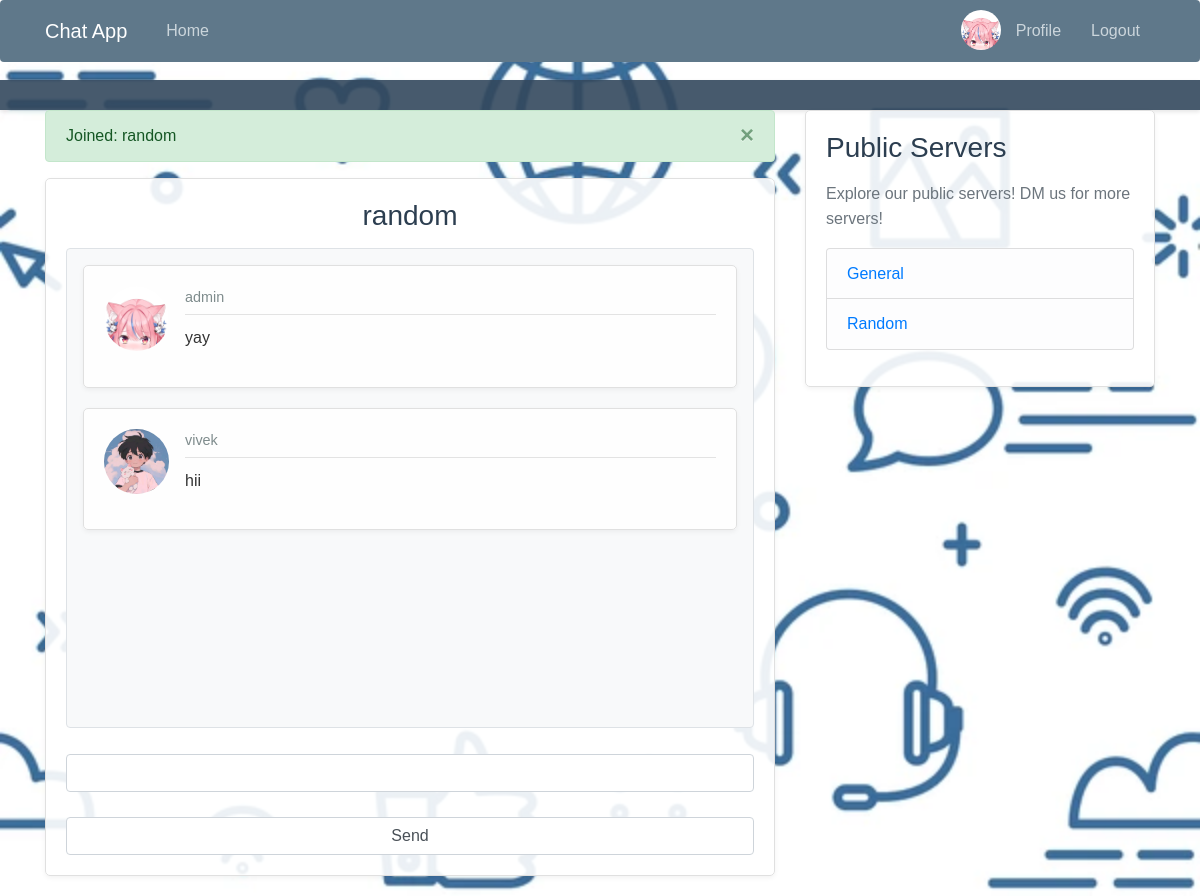
The app's page /random/ (signed in) with its own data.
### users/models.py (models this page shows, shortened)
class Profile(models.Model):
    user = models.OneToOneField(User, on_delete=models.CASCADE)
    image = models.ImageField(default="default.jpg", upload_to='profile_pics')

### chat/models.py (models this page shows, shortened)
class Message(models.Model):
    username = models.CharField(max_length=50)
    room = models.CharField(max_length=50)
    message_content = models.TextField()
    date_added = models.DateTimeField(auto_now_add=True)
    profile_pic = models.ImageField()
    class Meta:
        ordering = ('date_added', )

class Room(models.Model):
    name = models.CharField(max_length=50)
    slug = models.CharField(max_length=50, unique=True)

### chat/views.py (the view)
# urls.py: path('<str:room_name>/', chat_views.chat_room, name='chat-room'),
@login_required
def chat_room(request, room_name):
    db_messages = Message.objects.filter(room=room_name)[:]
    messages.success(request, f"Joined: {room_name}")
    return render(request, 'chat/chatroom.html', {
        'room_name': room_name,
        'title': room_name,
        'db_messages': db_messages,
    })

### chat/context_processors.py (called while the page is built)
def public_rooms(request):
    rooms = Room.objects.all()
    return {'rooms': rooms}

### chat/templates/chat/chatroom.html (shortened to what this page needs)
{% extends "chat/base.html" %} {% load crispy_forms_tags %} {% block content %}
<div class="content-section">
    <h3 class="text-center">{{room_name}}</h3>
    <div id="chat-log-container"
        class="container bg-light p-3 rounded-sm border rounded overflow-auto"
        style="height: 480px; overflow-y:auto">
        <div id="chat-log">
            {% if db_messages %}
            {% for m in db_messages %}
            <div class="media content-section">
                <img class="rounded-circle article-img" src="{{m.profile_pic}}" />
                <div class="media-body">
                    <div class="article-metadata">
                        <span class="mr-2"> {{m.username}}  </span>
                    </div>
                    <p class="article-content">  {{m.message_content}}  </p>
                </div>
            </div>
            {% endfor %}
            {% endif %}
        </div>
    </div>
    <br />
    <input
        class="form-control"
        id="chat-message-input"
        type="text"
        size="100"
        /><br />
    <input
        class="form-control"
        id="chat-message-submit"
        type="button"
        value="Send"
        />
</div>
{% endblock content %}

### chat/templates/chat/base.html (shortened to what this page needs)
{% load static %}
<!DOCTYPE html>
<html>
<head>
    <link rel="stylesheet" href="https://maxcdn.bootstrapcdn.com/bootstrap/4.0.0/css/bootstrap.min.css">
    <link rel="stylesheet" type="text/css" href="{% static 'chat/main.css' %}">
</head>
<body>
    <header class="site-header">
      <nav class="navbar navbar-expand-md navbar-dark bg-steel fixed-top">
        <div class="container">
          <a class="navbar-brand mr-4" href="{% url 'chat-home' %}">Chat App</a>
          <div class="collapse navbar-collapse" id="navbarToggle">
            <div class="navbar-nav mr-auto">
              <a class="nav-item nav-link" href="{% url 'chat-home' %}">Home</a>
            </div>
            <div class="navbar-nav">
              {% if user.is_authenticated %}
              <img width="50px" class="rounded-circle" style="max-height: 40px; max-width: 40px;" src="{{user.profile.image.url}}">
                <a class="nav-item nav-link" href="{% url 'profile' %}"> Profile</a>
                <a class="nav-item nav-link" href="{% url 'logout' %}">Logout</a>
              {% else %}
                <a class="nav-item nav-link" href="{% url 'login' %}">Login</a>
                <a class="nav-item nav-link" href="{% url 'register' %}">Register</a>
              {% endif %}
            </div>
          </div>
        </div>
      </nav>
    </header>
    <main role="main" class="container">
      <div class="row">
        <div class="col-md-8">
          {% if messages %}
            {% for message in messages %}
                <div class="alert alert-{{ message.tags }} alert-dismissible fade show" role="alert">
                {{ message }}
                <button type="button" class="close" data-dismiss="alert" aria-label="Close">
                    <span aria-hidden="true">&times;</span>
                </button>
                </div>
            {% endfor %}
          {% endif %}
          {% block content %}{% endblock %}
        </div>
        <div class="col-md-4">
          <div class="content-section">
            <h3>Public Servers</h3>
            <p class='text-muted'>Explore our public servers! DM us for more servers!
              <ul class="list-group">
                {% if rooms is None %}
                <li class="list-group-item list-group-item-light"> No public servers available for now </li>
                {% else %}
                {% for room in rooms %}
                <li class="list-group-item list-group-item-light">
                    <a href="{% url 'chat-room' room.slug %}">
                        {{room.name}}
                    </a>
                </li>
                {% endfor %}
                {% endif %}
              </ul>
            </p>
          </div>
        </div>
      </div>
    </main>
</body>
</html>

### chat/static/chat/main.css (style rules this page uses)
body { background: url('b2.webp') no-repeat center center fixed; background-size: cover; color: #333333; font-family: 'Arial', sans-serif; margin-top: 5rem; line-height: 1.6; }
h1, h2, h3, h4, h5, h6 { color: #2c3e50; margin-bottom: 1rem; }
ul { margin: 0; padding: 0; list-style-type: none; }
.site-header { background-color: rgba(52, 73, 94, 0.9); padding: 15px 20px; box-shadow: 0 2px 4px rgba(0, 0, 0, 0.1); }
.site-header .navbar-nav .nav-link { color: #cbd5db; padding: 8px 15px; transition: all 0.3s ease-in-out; }
.content-section { background: rgba(255, 255, 255, 0.9); padding: 20px; border: 1px solid #e0e0e0; border-radius: 5px; margin-bottom: 20px; box-shadow: 0 2px 5px rgba(0, 0, 0, 0.05); }
.bg-steel { background-color: #5f788a; color: #ffffff; padding: 10px 15px; border-radius: 4px; }
.article-content { white-space: pre-line; margin-top: 10px; font-size: 1rem; }
.article-img { height: 65px; width: 65px; margin-right: 16px; border-radius: 50%; object-fit: cover; }
.article-metadata { padding-bottom: 5px; margin-bottom: 8px; border-bottom: 1px solid #e3e3e3; color: #7f8c8d; font-size: 0.9rem; }

### records on screen
Message: profile_pic (picture), username "admin", message_content "yay"
Message: profile_pic (placeholder picture), username "vivek", message_content "hii"
Room: name "General"
Room: name "Random"

### other values on screen
{{ message }} "Joined: random"
{{ room_name }} "random"
